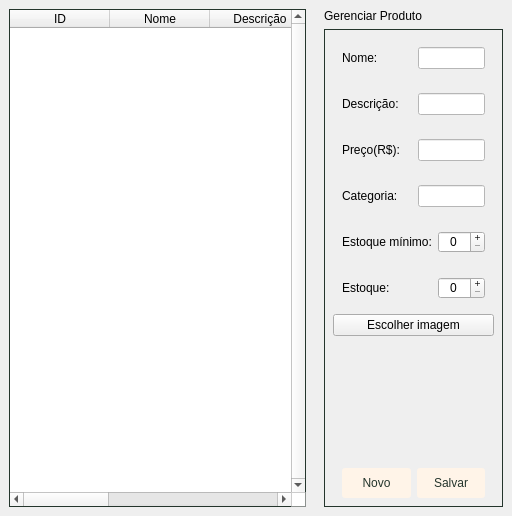
          <widget class="QWidget" name="tabProdutos">
           <property name="styleSheet">
            <string notr="true"/>
           </property>
           <attribute name="title">
            <string>Produtos</string>
           </attribute>
           <layout class="QHBoxLayout" name="horizontalLayout_16" stretch="65,35">
            <property name="spacing">
             <number>0</number>
            </property>
            <property name="leftMargin">
             <number>0</number>
            </property>
            <property name="topMargin">
             <number>0</number>
            </property>
            <property name="rightMargin">
             <number>0</number>
            </property>
            <property name="bottomMargin">
             <number>0</number>
            </property>
            <item>
             <widget class="QWidget" name="areaProdutos" native="true">
              <layout class="QVBoxLayout" name="verticalLayout_33">
               <item>
                <widget class="QTableWidget" name="tableProdutos">
                 <property name="styleSheet">
                  <string notr="true">#tableProdutos{
        color: #24352C;
        border: 1px solid #24352C;
        background-color: #ffffff
}</string>
                 </property>
                 <property name="frameShape">
                  <enum>QFrame::Shape::NoFrame</enum>
                 </property>
                 <property name="frameShadow">
                  <enum>QFrame::Shadow::Plain</enum>
                 </property>
                 <property name="verticalScrollBarPolicy">
                  <enum>Qt::ScrollBarPolicy::ScrollBarAlwaysOn</enum>
                 </property>
                 <property name="editTriggers">
                  <set>QAbstractItemView::EditTrigger::NoEditTriggers</set>
                 </property>
                 <property name="selectionMode">
                  <enum>QAbstractItemView::SelectionMode::SingleSelection</enum>
                 </property>
                 <property name="selectionBehavior">
                  <enum>QAbstractItemView::SelectionBehavior::SelectRows</enum>
                 </property>
                 <property name="showGrid">
                  <bool>false</bool>
                 </property>
                 <property name="gridStyle">
                  <enum>Qt::PenStyle::SolidLine</enum>
                 </property>
                 <property name="wordWrap">
                  <bool>true</bool>
                 </property>
                 <attribute name="horizontalHeaderVisible">
                  <bool>true</bool>
                 </attribute>
                 <attribute name="horizontalHeaderCascadingSectionResizes">
                  <bool>false</bool>
                 </attribute>
                 <attribute name="horizontalHeaderShowSortIndicator" stdset="0">
                  <bool>true</bool>
                 </attribute>
                 <attribute name="horizontalHeaderStretchLastSection">
                  <bool>true</bool>
                 </attribute>
                 <attribute name="verticalHeaderStretchLastSection">
                  <bool>false</bool>
                 </attribute>
                 <column>
                  <property name="text">
                   <string>ID</string>
                  </property>
                  <property name="font">
                   <font>
                    <bold>false</bold>
                   </font>
                  </property>
                 </column>
                 <column>
                  <property name="text">
                   <string>Nome</string>
                  </property>
                 </column>
                 <column>
                  <property name="text">
                   <string>Descrição</string>
                  </property>
                 </column>
                 <column>
                  <property name="text">
                   <string>Preço (R$)</string>
                  </property>
                 </column>
                 <column>
                  <property name="text">
                   <string>Categoria</string>
                  </property>
                 </column>
                 <column>
                  <property name="text">
                   <string>Qtd</string>
                  </property>
                 </column>
                </widget>
               </item>
              </layout>
             </widget>
            </item>
            <item alignment="Qt::AlignmentFlag::AlignTop">
             <widget class="QWidget" name="areaGerenciarProdutos" native="true">
              <layout class="QVBoxLayout" name="verticalLayout_34">
               <item>
                <widget class="QLabel" name="labelGerenciarProdutos">
                 <property name="text">
                  <string>Gerenciar Produto</string>
                 </property>
                </widget>
               </item>
               <item>
                <widget class="QWidget" name="cardGerenciarProdutos" native="true">
                 <property name="styleSheet">
                  <string notr="true">#cardGerenciarProdutos {
border: 1px solid #24352C;
}</string>
                 </property>
                 <layout class="QVBoxLayout" name="verticalLayout_35">
                  <item>
                   <widget class="QWidget" name="linhaNomeDoProduto" native="true">
                    <layout class="QHBoxLayout" name="horizontalLayout_17">
                     <item>
                      <widget class="QLabel" name="labelNomeDoProduto">
                       <property name="minimumSize">
                        <size>
                         <width>70</width>
                         <height>0</height>
                        </size>
                       </property>
                       <property name="text">
                        <string>Nome:</string>
                       </property>
                      </widget>
                     </item>
                     <item>
                      <widget class="QLineEdit" name="boxNomeDoProduto">
                       <property name="styleSheet">
                        <string notr="true">background-color: #FFFFFF</string>
                       </property>
                      </widget>
                     </item>
                    </layout>
                   </widget>
                  </item>
                  <item>
                   <widget class="QWidget" name="linhaDescricaoProduto" native="true">
                    <layout class="QHBoxLayout" name="horizontalLayout_18">
                     <item>
                      <widget class="QLabel" name="labelDescricaoProduto">
                       <property name="minimumSize">
                        <size>
                         <width>70</width>
                         <height>0</height>
                        </size>
                       </property>
                       <property name="text">
                        <string>Descrição:</string>
                       </property>
                      </widget>
                     </item>
                     <item>
                      <widget class="QLineEdit" name="boxDescricaoProduto">
                       <property name="styleSheet">
                        <string notr="true">background-color: #FFFFFF</string>
                       </property>
                      </widget>
                     </item>
                    </layout>
                   </widget>
                  </item>
                  <item>
                   <widget class="QWidget" name="linhaPrecoProduto" native="true">
                    <layout class="QHBoxLayout" name="horizontalLayout_19">
                     <item>
                      <widget class="QLabel" name="labelPrecoProduto">
                       <property name="minimumSize">
                        <size>
                         <width>70</width>
                         <height>0</height>
                        </size>
                       </property>
                       <property name="text">
                        <string>Preço(R$):</string>
                       </property>
                      </widget>
                     </item>
                     <item>
                      <widget class="QLineEdit" name="boxPrecoProduto">
                       <property name="styleSheet">
                        <string notr="true">background-color: #FFFFFF</string>
                       </property>
                      </widget>
                     </item>
                    </layout>
                   </widget>
                  </item>
                  <item>
                   <widget class="QWidget" name="linhaCategoriaProduto" native="true">
                    <layout class="QHBoxLayout" name="horizontalLayout_20">
                     <item>
                      <widget class="QLabel" name="labelCategoriaProduto">
                       <property name="minimumSize">
                        <size>
                         <width>70</width>
                         <height>0</height>
                        </size>
                       </property>
                       <property name="text">
                        <string>Categoria:</string>
                       </property>
                      </widget>
                     </item>
                     <item>
                      <widget class="QLineEdit" name="boxCategoriaProduto">
                       <property name="styleSheet">
                        <string notr="true">background-color: #FFFFFF</string>
                       </property>
                       <property name="clearButtonEnabled">
                        <bool>false</bool>
                       </property>
                      </widget>
                     </item>
                    </layout>
                   </widget>
                  </item>
                  <item>
                   <widget class="QWidget" name="linhaEstoqueMinimo" native="true">
                    <layout class="QHBoxLayout" name="horizontalLayout_31">
                     <item>
                      <widget class="QWidget" name="botaoEstoqueMinimo" native="true">
                       <layout class="QHBoxLayout" name="horizontalLayout_30">
                        <property name="leftMargin">
                         <number>0</number>
                        </property>
                        <property name="topMargin">
                         <number>0</number>
                        </property>
                        <property name="rightMargin">
                         <number>0</number>
                        </property>
                        <property name="bottomMargin">
                         <number>0</number>
                        </property>
                        <item>
                         <widget class="QLabel" name="labelEstoqueMinimo">
                          <property name="sizePolicy">
                           <sizepolicy hsizetype="Preferred" vsizetype="Preferred">
                            <horstretch>0</horstretch>
                            <verstretch>0</verstretch>
                           </sizepolicy>
                          </property>
                          <property name="minimumSize">
                           <size>
                            <width>0</width>
                            <height>0</height>
                           </size>
                          </property>
                          <property name="maximumSize">
                           <size>
                            <width>16777215</width>
                            <height>16777215</height>
                           </size>
                          </property>
                          <property name="text">
                           <string>Estoque mínimo:</string>
                          </property>
                         </widget>
                        </item>
                        <item>
                         <widget class="QSpinBox" name="spinBoxEstoqueMinimo">
                          <property name="sizePolicy">
                           <sizepolicy hsizetype="Fixed" vsizetype="Fixed">
                            <horstretch>0</horstretch>
                            <verstretch>0</verstretch>
                           </sizepolicy>
                          </property>
                          <property name="autoFillBackground">
                           <bool>true</bool>
                          </property>
                          <property name="styleSheet">
                           <string notr="true">b</string>
                          </property>
                          <property name="alignment">
                           <set>Qt::AlignmentFlag::AlignCenter</set>
                          </property>
                          <property name="buttonSymbols">
                           <enum>QAbstractSpinBox::ButtonSymbols::PlusMinus</enum>
                          </property>
                          <property name="maximum">
                           <number>999</number>
                          </property>
                         </widget>
                        </item>
                       </layout>
                      </widget>
                     </item>
                    </layout>
                   </widget>
                  </item>
                  <item>
                   <widget class="QWidget" name="botaoEstoque" native="true">
                    <layout class="QHBoxLayout" name="horizontalLayout_21">
                     <item>
                      <widget class="QLabel" name="labelEstoque">
                       <property name="minimumSize">
                        <size>
                         <width>68</width>
                         <height>0</height>
                        </size>
                       </property>
                       <property name="maximumSize">
                        <size>
                         <width>16777215</width>
                         <height>16777215</height>
                        </size>
                       </property>
                       <property name="text">
                        <string>Estoque:</string>
                       </property>
                      </widget>
                     </item>
                     <item>
                      <widget class="QSpinBox" name="spinBoxEstoque">
                       <property name="sizePolicy">
                        <sizepolicy hsizetype="Fixed" vsizetype="Fixed">
                         <horstretch>0</horstretch>
                         <verstretch>0</verstretch>
                        </sizepolicy>
                       </property>
                       <property name="autoFillBackground">
                        <bool>true</bool>
                       </property>
                       <property name="styleSheet">
                        <string notr="true">b</string>
                       </property>
                       <property name="alignment">
                        <set>Qt::AlignmentFlag::AlignCenter</set>
                       </property>
                       <property name="buttonSymbols">
                        <enum>QAbstractSpinBox::ButtonSymbols::PlusMinus</enum>
                       </property>
                       <property name="maximum">
                        <number>999</number>
                       </property>
                      </widget>
                     </item>
                    </layout>
                   </widget>
                  </item>
                  <item>
                   <widget class="QPushButton" name="btnImagemProduto">
                    <property name="text">
                     <string>Escolher imagem</string>
                    </property>
                   </widget>
                  </item>
                  <item>
                   <widget class="QLabel" name="labelImagemProduto">
                    <property name="minimumSize">
                     <size>
                      <width>0</width>
                      <height>120</height>
                     </size>
                    </property>
                    <property name="text">
                     <string/>
                    </property>
                   </widget>
                  </item>
                  <item>
                   <widget class="QWidget" name="linhaBotoes_2" native="true">
                    <layout class="QHBoxLayout" name="horizontalLayout_22">
                     <property name="topMargin">
                      <number>0</number>
                     </property>
                     <property name="bottomMargin">
                      <number>0</number>
                     </property>
                     <item>
                      <widget class="QPushButton" name="btnNovo">
                       <property name="minimumSize">
                        <size>
                         <width>0</width>
                         <height>30</height>
                        </size>
                       </property>
                       <property name="autoFillBackground">
                        <bool>false</bool>
                       </property>
                       <property name="styleSheet">
                        <string notr="true">QPushButton {
    background-color: #fff4e8;
    color: #24352C;
    border: none;
    border-radius: 3px;
}

QPushButton:hover {
    background-color: #d7ba9c;
    border: none;
}
</string>
                       </property>
                       <property name="text">
                        <string>Novo</string>
                       </property>
                      </widget>
                     </item>
                     <item>
                      <widget class="QPushButton" name="btnSalvar">
                       <property name="minimumSize">
                        <size>
                         <width>0</width>
                         <height>30</height>
                        </size>
                       </property>
                       <property name="autoFillBackground">
                        <bool>false</bool>
                       </property>
                       <property name="styleSheet">
                        <string notr="true">QPushButton {
    background-color: #fff4e8;
    color: #24352C;
    border: none;
    border-radius: 3px;
}

QPushButton:hover {
    background-color: #d7ba9c;
    border: none;
}</string>
                       </property>
                       <property name="text">
                        <string>Salvar</string>
                       </property>
                      </widget>
                     </item>
                    </layout>
                   </widget>
                  </item>
                 </layout>
                </widget>
               </item>
              </layout>
             </widget>
            </item>
           </layout>
          </widget>
